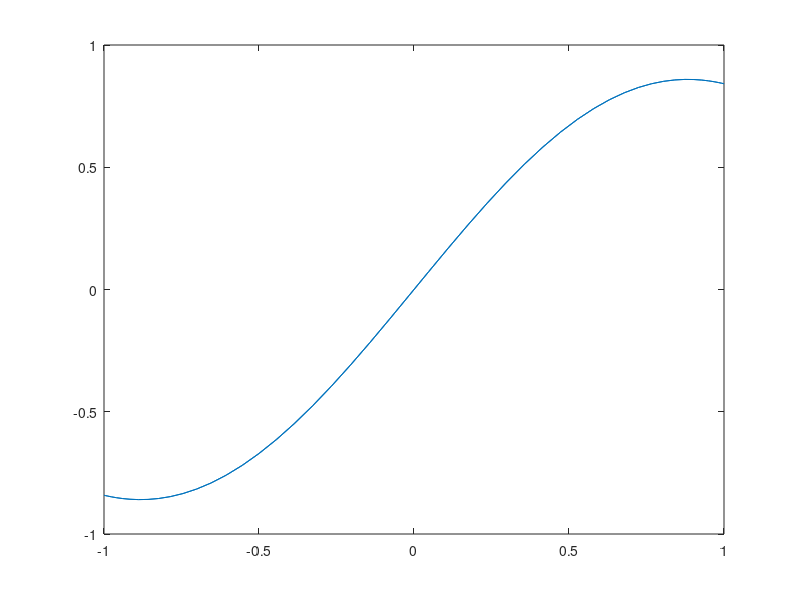
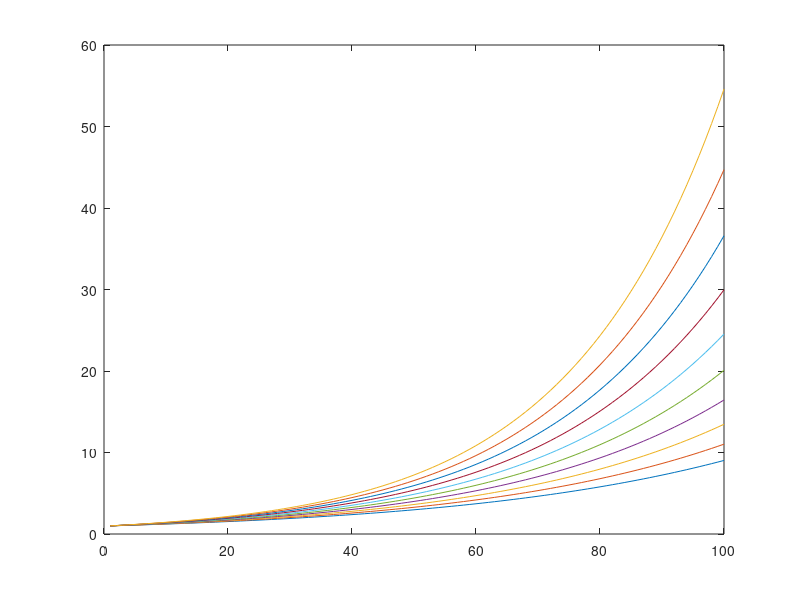
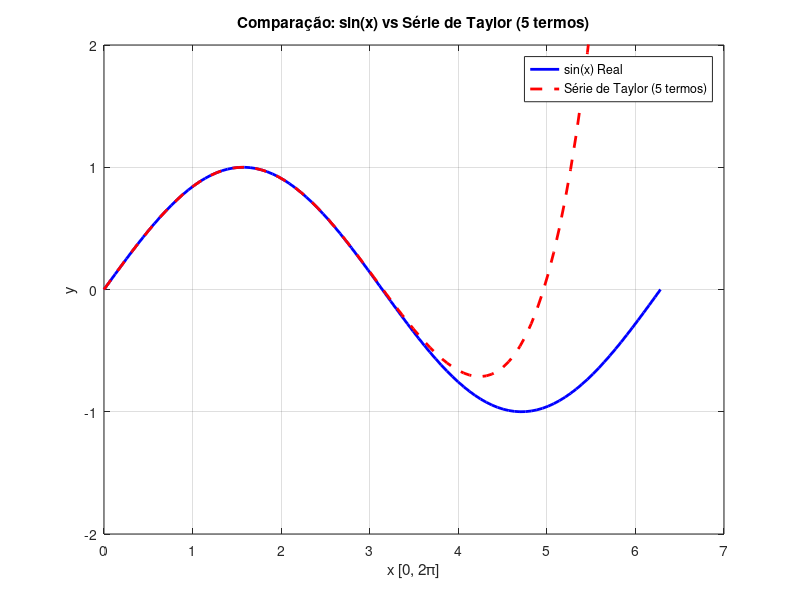

Here is the MATLAB script that generated these plots, in order:
% Sensores e Sinais
% Aula P01

close all

% Exercicio 1
a = [1 2 3 4 5]

% a' ou transpose(a)
a'

b = [0 1 2 3 4]
b'


% Exercicio 2
r1 = 1:10
r2 = 1:0.5:10
r3 = linspace (0, 2*pi, 100);

% Exercicio 3
% Não é possivel multiplicar matrizes do tipo 5x1 por elas mesmas

% Exercicio 4
% Aqui é possível pois a multiplicaçao é feita elemento a elemento. O 1 multiplica por 1, 2 por 2, etc…
% O comando a.^3 coloca cada elemento ao cubo.

% Exercicio 5
a.*b

% Exercicio 6
whos

% Exercicio 7
M = rand(3,4)

M(2,1:4) % ou M(2,:) ou M(2,1:end)

M(1:2,1:3)

% Exercicio 8
% Apenas é possivel multiplicar a matriz M elemento a elemento.
 M * M'

% Exercicio 9
eye(1,5)
eye(5,5)

zeros(1,5)
zeros(5,5)

ones(1,5)
ones(5,5)

% Exercicio 10
M
N = M(:,2:4)
M(:,2:4) = []

%%%%%%%%%%%%%%%%%%%%%%%%%%%%%%%%%%%%%%%%%%

% Polinómios

% Exercicio 1
p = pi/2

sin(p)
cos(p)
tan(p)
sqrt(p)
nthroot(p, 3)

% Exercicio 2

k = -1
log(k)
sqrt(k)

% Exercicio 3

x = linspace(-1, 1, 100);
y = exp(x)

% Exercicio 4

x = linspace(-pi, pi, 100);
sin(x + pi/10) .* cos(x)

% Exercicio 5

p1 = [1 0 0 0 0 0 10];
p2 = [1 -2 3];
conv(p1,p2)

% Exercicio 6

r = [1 2 3];
poly(r)

% Exercicio 7

p3 = [1 4 -3 1];
roots(p3)

w = linspace(0, 2*pi, 100);
x = exp(1j * w);

polyval(p3, x)


%%%%%%%%%%%%%%%%%%%%%%%%%%%%%%%%%%%%%%%%%%%%

% Exercicio 1
x1 = linspace(0, 4*pi, 100);
plot(x, sin(x))

% Exercicio 2
x2 = linspace(0, 2*pi, 100);

y_sin = sin(x);
y_cos = cos(x);

% 3. Criar o gráfico
figure;
plot(x, y_sin, 'bo'); % 'b' = blue (azul), 'o' = círculos
hold on;              % Mantém o gráfico anterior para sobrepor o próximo
plot(x, y_cos, 'g-'); % 'g' = green (verde), '-' = linha a cheio

% 4. Personalização (Legendas e títulos)
legend('Seno', 'Coseno');
title('Comparação: Seno vs Coseno');
xlabel('Ângulo (radianos)');
ylabel('Amplitude');
grid on;


% Exercicio 3

teta = -2*pi:pi/10:2*pi;

% ./ para divisão elemento a elemento
y = sin(teta)./teta;
% Para evitar o "buraco" no gráfico onde teta == 0 (pois limite de sin(x)/x é 1)
y(teta == 0) = 1;

plot(teta, y)
title('Gráfico de sin(\theta) / \theta');
xlabel('\theta');
ylabel('y');


% Exercicio 4

x = linspace(0, 5, 100);
y = exp(x);
plot(x, y)
title('Gráfico de exp(x)');
xlabel('x');
ylabel('exp(x)');


% Exercicio 5

x = linspace(0, 5, 100);
y = exp(-x);
plot(x, y)
title('Gráfico de exp(-x)');
xlabel('x');
ylabel('exp(-x)');


% Exercicio 6

x = 1:5;
y = log(x);
plot(x, y)

% Exercicio 7

% transpor em vetor coluna para a matriz X ficar certa
x = linspace(1, 2, 100)';

X = [exp(x), log(x)];

plot(X)



%%%%%%%%%%%%%%%%%%%%%%%%%%%%%%%%%%%%%%%%%%%%

% Gráficos de variáveis complexas

w = 0 : pi/10 : 2*pi;
y = exp(1i * w);

% Extrair as partes real e imaginária
parte_real = real(y);
parte_imag = imag(y);

plot(w, parte_real, '-o', 'DisplayName', 'Parte Real (cos)');
hold on;
plot(w, parte_imag, '-s', 'DisplayName', 'Parte Imaginária (sin)');
hold off;

% Ajustes estéticos
grid on;
xlabel('\omega (radianos)');
ylabel('Amplitude');
title('Partes Real e Imaginária de e^{j\omega}');
legend('show');

%%%%%%%%%%%%%%%%%%%%%%%%%%%%%%%%%%%%%%%%%%%%

% Programação em Octave

% Exercicio 1

vetor = rand(1, 1000);
y = [];

for i = 1:1000
    if vetor(i) < 0.3
        y = [y, vetor(i)];
    endif
endfor

disp(y);


% Exercicio 2

x = linspace(0, 2, 100)';

A = zeros(100, 10);

for n = 1:10
    alpha = 1 + 0.1 * n;
    A(:, n) = exp(alpha * x);  % Guarda o resultado na coluna 'n' da matriz A
endfor

plot(A)     % Desenha as 10 colunas simultaneamente
figure;     % Abre uma nova janela para o próximo gráfico
mesh(A)     % Visualização 3D da matriz

% Exercicio 3

x = linspace(0, 2*pi, 100);

y_real = sin(x);

% aproximação com os primeiros 5 termos da série
% elemento a elemento
termo1 = x;
termo2 = -(x.^3) / factorial(3);
termo3 = (x.^5) / factorial(5);
termo4 = -(x.^7) / factorial(7);
termo5 = (x.^9) / factorial(9);

y_approx = termo1 + termo2 + termo3 + termo4 + termo5;

plot(x, y_real, 'b-', 'LineWidth', 2);
hold on;
plot(x, y_approx, 'r--', 'LineWidth', 2);

grid on;
title('Comparação: sin(x) vs Série de Taylor (5 termos)');
xlabel('x [0, 2\pi]');
ylabel('y');
legend('sin(x) Real', 'Série de Taylor (5 termos)');

ylim([-2, 2]);


% Exercicio 4

A = zeros(10, 10);

v = (1:10)'; % transpor para coluna

for i = 1:10
  A(:,i) = v;
endfor

A


%%%%%%%%%%%%%%%%%%%%%%%%%%%%%%%%%%%%%%%%%%%%

% Scripts e funções

function fahrenheit = celsius_to_fahrenheit(celsius)
  % This function converts Celsius to Fahrenheit
  fahrenheit = celsius * (9/5) + 32;
end

celsius_to_fahrenheit(20)
